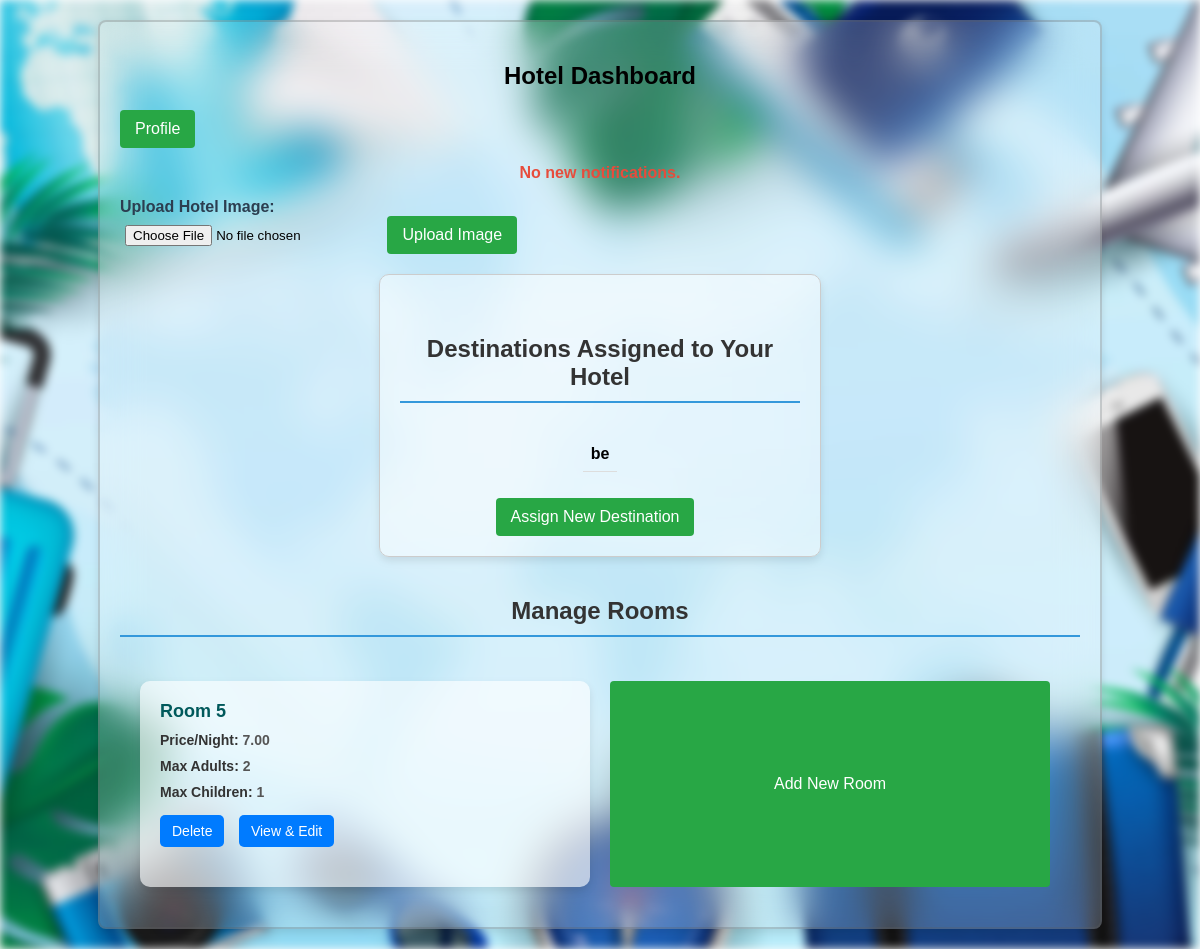
The app's page /hotel_dashboard.php (signed in) with its own data.
### tables this page shows
CREATE TABLE `destinations` (
  `destination_id` int(11) NOT NULL,
  `desti_name` varchar(255) NOT NULL,
  `desti_description` text NOT NULL,
  `image_url` varchar(255) NOT NULL,
  `city` varchar(255) NOT NULL
);

CREATE TABLE `rooms` (
  `room_id` int(11) NOT NULL,
  `hotel_id` int(11) DEFAULT NULL,
  `room_name` varchar(255) NOT NULL,
  `room_number` int(255) NOT NULL,
  `price_per_night` decimal(10,2) NOT NULL,
  `max_adults` int(11) NOT NULL,
  `max_children` int(11) NOT NULL,
  `availability` varchar(255) NOT NULL,
  `hotel_name` varchar(255) DEFAULT NULL,
  `facilities` varchar(255) NOT NULL
);

### hotel_dashboard.php (the view, shortened to what this page needs)
<?php
    include('config.php');
    $hotel_id = $_SESSION['hotel_id'];
    $assigned_destinations_stmt = $conn->prepare("
        SELECT d.desti_name, d.desti_description, d.city
        FROM hotel_destinations hd
        JOIN destinations d ON hd.destination_id = d.destination_id
        WHERE hd.hotel_id = ?
    ");
    $assigned_destinations_stmt->bind_param("i", $hotel_id);
    $assigned_destinations_stmt->execute();
    $assigned_destinations_result = $assigned_destinations_stmt->get_result();
    $assigned_destinations = $assigned_destinations_result->fetch_all(MYSQLI_ASSOC);
?>
<?php
$hotel_id = $_SESSION['hotel_id'];
$stmt = $conn->prepare("SELECT * FROM notifications WHERE hotel_id = ? AND status = 'unread'");
$stmt->bind_param("i", $hotel_id);
$stmt->execute();
$notifications = $stmt->get_result();
?>
<!DOCTYPE html>
<html lang="en">
<head>
    <link rel="stylesheet" href="hotel-dashboard.css">
</head>
<body>
    <div class="bg"></div>
    <div class="dashboard-container">
        <h2>Hotel Dashboard</h2>
        <button onclick="location.href='profile.php'">Profile</button>
        <div class="notifications">
            <?php if ($notifications->num_rows > 0): ?>
                <ul>
                    <?php while ($notification = $notifications->fetch_assoc()): ?>
                        <li class="notify">
                            <p><strong>Booking ID:</strong> <?php echo htmlspecialchars($notification['booking_id']); ?></p>
                            <p><?php echo htmlspecialchars($notification['message']); ?></p>
                            <p><small><?php echo htmlspecialchars($notification['created_at']); ?></small></p>
                            <form action="mark_read.php" method="post">
                                <input type="hidden" name="notification_id" value="<?php echo $notification['notification_id']; ?>">
                                <button type="submit" id="mark">Mark as Read</button>
                            </form>
                        </li>
                    <?php endwhile; ?>
                </ul>
            <?php else: ?>
                <p class="no-notify">No new notifications.</p>
            <?php endif; ?>
        </div>
        <form action="hotel_dashboard.php" method="POST" enctype="multipart/form-data">
            <label for="hotel_image">Upload Hotel Image:</label>
            <input type="file" name="hotel_image" id="hotel_image" accept="image/*" required>
            <button type="submit" name="upload_image">Upload Image</button>
        </form>
        <div class="box">
            <div class="destination-box">
                <h3>Destinations Assigned to Your Hotel</h3>
                <ul>
                    <?php if (empty($assigned_destinations)): ?>
                        <li>No destinations assigned to your hotel yet.</li>
                    <?php else: ?>
                        <?php foreach ($assigned_destinations as $destination): ?>
                            <li><strong><?php echo htmlspecialchars($destination['desti_name']); ?></strong></li>
                        <?php endforeach; ?>
                    <?php endif; ?>
                </ul>
            </div>
            <button onclick="location.href='assign_desti.php'">Assign New Destination</button>
        </div>
        <h3>Manage Rooms</h3>
        <div class="room-container">
            <?php
            $stmt = $conn->prepare("SELECT * FROM rooms WHERE hotel_id = ?");
            $stmt->bind_param("i", $hotel_id);
            $stmt->execute();
            $rooms = $stmt->get_result();
            while ($room = $rooms->fetch_assoc()): ?>
                <div class="room-box">
                    <h4>Room <?php echo htmlspecialchars($room['room_number']); ?></h4>
                    <p><strong>Price/Night:</strong> <?php echo htmlspecialchars($room['price_per_night']); ?></p>
                    <p><strong>Max Adults:</strong> <?php echo htmlspecialchars($room['max_adults']); ?></p>
                    <p><strong>Max Children:</strong> <?php echo htmlspecialchars($room['max_children']); ?></p>
                    <div class="actions">
                        <form action="delete_room.php" method="POST" onsubmit="return confirm('Are you sure you want to delete this room?');">
                            <button type="submit">Delete</button>
                        </form>
                        <form action="edit_room.php" method="GET">
                            <button type="submit">View & Edit</button>
                        </form>
                    </div>
                </div>
            <?php endwhile; ?>
            <button onclick="location.href='add_room.php'" class="add-room">Add New Room</button>
        </div>
    </div>
</body>
</html>

### hotel-dashboard.css (style rules this page uses)
body { font-family: 'Lucida Sans', Arial, sans-serif; background-size: cover; background-position: center; background-repeat: no-repeat; background-attachment: fixed; margin: 0; padding: 0; }
.bg { background-image: url("Images/bg1.png"); filter: blur(5px); background-size: cover; position: fixed; top: 0; left: 0; right: 0; bottom: 0; z-index: -1; background-position: center; background-repeat: no-repeat; }
h2, h3 { color: #000000; text-align: center; }
h4 { color: #000000; margin-bottom: 10px; }
.dashboard-container { width: 80%; max-width: 1200px; margin: 20px auto; padding: 20px; border: 2px #5d5d5d47 solid; background-color: #ffffff33; backdrop-filter: blur(20px); border-radius: 8px; box-shadow: 0 4px 8px rgba(0, 0, 0, 0.1); }
button { background-color: #28a745; color: white; border: none; border-radius: 4px; padding: 10px 15px; font-size: 16px; cursor: pointer; transition: background-color 0.3s ease; margin-right: 10px; }
label { font-weight: bold; margin-top: 10px; display: block; color: #2c3e50; }
h3 { text-align: center; color: #333; }
.room-container { display: grid; grid-template-columns: repeat(auto-fill, minmax(300px, 1fr)); gap: 20px; padding: 20px; }
.room-box { background-color: rgba(255, 255, 255, 0.611); padding: 20px; border-radius: 10px; box-shadow: 0 4px 8px rgba(0, 0, 0, 0.1); transition: transform 0.3s ease, box-shadow 0.3s ease, background-color 0.3s ease; }
.room-box h4 { margin-top: 0; font-size: 18px; color: #00595b; }
.room-box p { margin: 10px 0; font-size: 14px; color: #555; }
.room-box p strong { color: #333; }
.actions { margin-top: 15px; }
.actions form { display: inline-block; }
.actions button { background-color: #007bff; color: white; padding: 8px 12px; border: none; border-radius: 5px; cursor: pointer; font-size: 14px; transition: background-color 0.3s ease; }
form { margin-bottom: 20px; }
input[type="file"] { padding: 5px; }
h3 { margin-top: 40px; font-size: 24px; border-bottom: 2px solid #3498db; padding-bottom: 10px; }
ul { list-style-type: none; padding: 0; }
li { position: relative; display: inline-block; margin: 10px; }
.box { display: flex; flex-direction: column; align-items: center; justify-content: center; width: 400px; margin: 0 auto; padding: 20px; border: 1px solid #ccc; border-radius: 10px; background-color: #ffffff65; backdrop-filter: blur(50px); box-shadow: 0 4px 8px rgba(0, 0, 0, 0.1); }
.destination-box { width: 100%; text-align: center; }
.destination-box ul { list-style-type: none; padding: 0; }
.destination-box li { padding: 8px; border-bottom: 1px solid #ddd; }
.no-notify { text-align: center; }
p { color: #e74c3c; font-weight: bold; }

### records on screen
destinations: desti_name "be"
rooms: room_number "5", price_per_night "7.00", max_adults "2", max_children "1"
